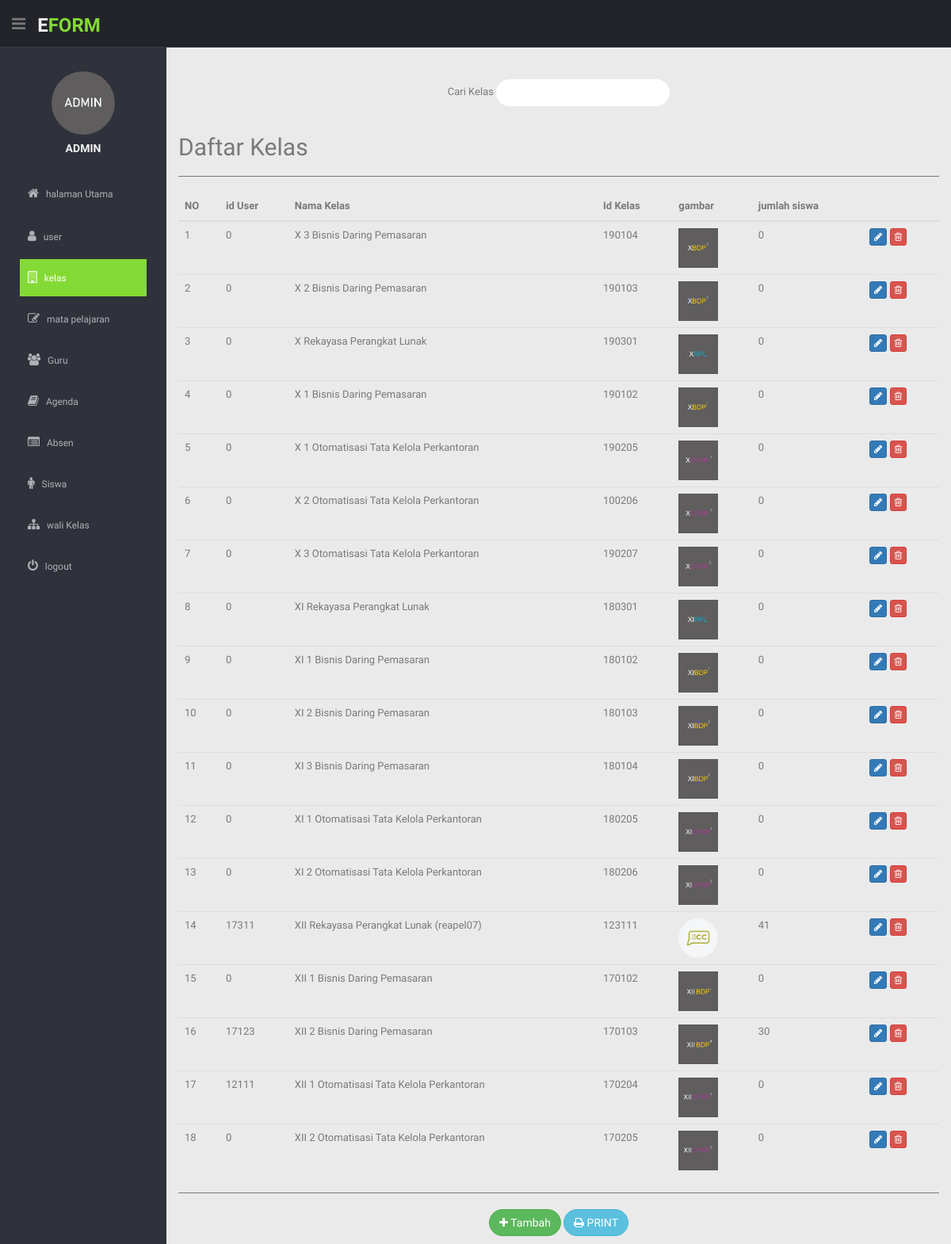
Page /admin/kelas.php (signed in) on the committed database.
### tables this page shows
CREATE TABLE `tb_kelas` (
  `nm_kelas` varchar(50) NOT NULL,
  `id_kelas` int(10) NOT NULL,
  `gambar` varchar(40) NOT NULL,
  `id_user` int(15) NOT NULL,
  `jumlah_siswa` int(10) NOT NULL
);

### admin/koneksi.php (called while the page is built, shortened)
<?php
$host="localhost";
$user="root";
$pass="";
$db="db_agenda";
$koneksi= mysqli_connect($host,$user,$pass,$db);
function query($query) {
	global $koneksi;
	$result = mysqli_query($koneksi, $query);
	$rows = [];
	while( $row = mysqli_fetch_assoc($result) ) {
		$rows[] = $row;
	}
	return $rows;
}
?>

### admin/kelas.php (the view, shortened to what this page needs)
<?php
          $kelas=query("SELECT * FROM tb_kelas");
          ?>
          <!DOCTYPE html>
          <html lang="en">
          <head>
            <link href="../lib/bootstrap/css/bootstrap.min.css" rel="stylesheet">
            <link href="../lib/font-awesome/css/font-awesome.css" rel="stylesheet" />
            <link href="../css/style.css" rel="stylesheet">
            <link href="../css/style-responsive.css" rel="stylesheet">
          </head>
          <body>
            <section id="container">
              <header class="header black-bg">
                <div class="sidebar-toggle-box">
                <div class="fa fa-bars tooltips" data-placement="right"></div>
                </div>
                <a href="" class="logo"><b>E<span>form</span></b></a>
                <div class="nav notify-row" id="top_menu">
                  <ul class="nav top-menu">
              </header>
              <aside>
                <div id="sidebar" class="navbar-brand mb-5 ">
                  <ul class="sidebar-menu" id="nav-accordion">
                  <p class="centered"><img src="../img/gambar/admin.png" class="img-circle" width="80"></p>
                    <h5 class="centered">
                    ADMIN
                    </h5>
                    <li class="mt">
                      <a href="index.php">
                        <i class="fa fa-home"></i>
                        <span>halaman Utama</span>
                        </a>
                    </li>
                    <li class="sub-menu">
                      <a href="user.php">
                        <i class="fa fa-user"></i>
                        <span>user</span>
                        </a>
                    </li>
                    <li class="sub-menu">
                      <a class="active" href="kelas.php">
                        <i class="fa fa-building-o"></i>
                        <span>kelas</span>
                        </a>
                    </li>
                    <li class="sub-menu">
                      <a href="mapel.php">
                        <i class="fa fa-edit"></i>
                        <span>mata pelajaran</span>
                        </a>
                    </li>
                    <li class="sub-menu">
                      <a href="guru.php">
                        <i class="fa fa-group"></i>
                        <span>Guru</span>
                        </a>
                    </li>
                    <li class="sub-menu">
                      <a href="agenda.php">
                        <i class="fa fa-book"></i>
                        <span>Agenda</span>
                        </a>
                    </li>
                    <li class="sub-menu">
                      <a href="absen.php">
                        <i class="fa fa-list-alt"></i>
                        <span>Absen</span>
                        </a>
                    </li>
                    <li class="sub-menu">
                      <a href="siswa.php">
                        <i class="fa fa-male"></i>
                        <span>Siswa</span>
                        </a>
                    </li>
                    <li class="sub-menu">
                      <a href="wali_kelas.php">
                        <i class="fa fa-sitemap"></i>
                        <span>wali Kelas</span>
                        </a>
                    </li>
                    <li class="sub-menu ">
                        <a href="../logout.php" onclick="return confirm('Yakin?')">
                        <i class="fa fa-power-off"></i>
                        <span>logout</span>
                        </a>
                    </li>
                </div>
              </aside>
              <section id="main-content">
                <section class="wrapper turun  text-center">
                <div class="row">
<div class="col-lg-12 ">
        <div class="control-group">
                <div class="form-group">
                <form method="post" action="">
                  <label>Cari Kelas </label>
                  <input class="form  btn buleud" type="text" id="keyword" name="keyword" autocomplete="off">
                </form>
                </div>
        </div>
</div>
</div>
<div class="row">
<div class="col-sm-12">
<h2 class="dispay-2  text-left">Daftar Kelas</h2>
<div id="containertab">
<table class="table  table-advance table-hover ">
    <hr>
    <thead>
      <tr>
        <th>NO </th>
        <th>id User</th>
        <th>Nama Kelas</th>
        <th>Id Kelas</th>
        <th>gambar</th>
        <th>jumlah siswa</th>
        <th></th>
      </tr>
    </thead>
    <tbody class="text-left">
    <?php $i=1; ?>
    <?php foreach( $kelas as $row ) : ?>
    <tr>
        <td><?= $i ?></td>
        <td><?= $row["id_user"]; ?></td>
        <td><?= $row["nm_kelas"]; ?></td>
        <td><?= $row["id_kelas"]; ?></td>
        <td><img src="../img/gambar/<?= $row["gambar"]; ?>" alt="<?= $row["gambar"]; ?>" width="50px"></td>
        <td><?= $row["jumlah_siswa"]; ?></td>
        <td>
          <a href="update/update_kelas.php?kelas=<?= $row["id_kelas"]; ?>"><button class="btn btn-primary btn-xs"><i class="fa fa-pencil"></i></button></a>
          <a href="hapus/hapus_kelas.php?kelas=<?= $row["id_kelas"]; ?>" onclick="return confirm('yakin?');"><button class="btn btn-danger btn-xs"><i class="fa fa-trash-o "></i></button></a>
        </td>
      </tr>
      <?php $i++; ?>
    <?php endforeach;?>
    </tbody>
  </table>
  </div>
  <hr>
  <a href="tambah/tambah_kelas.php"><button class="btn btn-success buleud"><i class="fa fa-plus"></i> Tambah</button></a>
  <button class="btn btn-info buleud" type="submit"><i class="fa fa-print"></i> PRINT</button>
</div>
</div>
              </section>
</section>
    </section>
  </body>
  </html>

### css/style.css (style rules this page uses)
body { color: #797979; background: #eaeaea; font-family: 'Ruda', sans-serif; padding: 0px !important; margin: 0px !important; font-size:13px; }
.turun { margin-top: 100px; }
ul li { list-style: none; }
a, a:hover, a:focus { text-decoration: none; outline: none; }
#container { width: 100%; height: 100%; }
hr { margin-top: 20px; margin-bottom: 20px; border: 0; border-top: 1px solid #797979; }
.centered { text-align: center; }
.mt { margin-top: 25px; }
#sidebar { width: 210px; height: 100%; position: fixed; background: #2f323a; }
#sidebar h5 { color: #f2f2f2; font-weight: 700; }
#sidebar ul li { position: relative; }
ul.sidebar-menu , ul.sidebar-menu li ul.sub { margin: -2px 0 0; padding: 0; }
ul.sidebar-menu { margin-top: 75px; }
ul.sidebar-menu li { margin-bottom: 5px; margin-left:10px; margin-right:10px; }
ul.sidebar-menu li.sub-menu { line-height: 15px; }
ul.sidebar-menu li a span { display: inline-block; }
ul.sidebar-menu li a { color: #aeb2b7; text-decoration: none; display: block; padding: 15px 0 15px 10px; font-size: 12px; outline: none; -webkit-transition: all 0.3s ease; -moz-transition: all 0.3s ease; -o-transition: all 0.3s ease; -ms-transition: all 0.3s ease; transition: all 0.3s ease; }
ul.sidebar-menu li a.active, ul.sidebar-menu li a:hover, ul.sidebar-menu li a:focus { background: #84da34; color: #fff; display: block; -webkit-transition: all 0.3s ease; -moz-transition: all 0.3s ease; -o-transition: all 0.3s ease; -ms-transition: all 0.3s ease; transition: all 0.3s ease; }
ul.sidebar-menu li a i { font-size: 15px; padding-right: 6px; }
ul.sidebar-menu li a.active i { color: #fff; }
#main-content { margin-left: 210px; }
.header, .footer { min-height: 60px; padding: 0 15px; }
.header { position: fixed; left: 0; right: 0; z-index: 1002; }
.black-bg { background: #22242a; border-bottom: 1px solid #393d46; }
.wrapper { display: inline-block; padding-left: 15px; padding-right: 15px; padding-bottom: 5px; padding-top: 0px; width: 100%; }
a.logo { font-size: 24px; color: #f2f2f2; float: left; margin-top: 15px; text-transform: uppercase; }
a.logo b { font-weight: 900; }
a.logo span { color: #84da34; }
.sidebar-toggle-box { float: left; padding-right: 15px; margin-top: 20px; }
.sidebar-toggle-box .fa-bars { cursor: pointer; display: inline-block; font-size: 20px; }
label { font-weight: 400; }
.buleud { border-radius: 20px; }

### rows in the picture
tb_kelas: id_user "0", nm_kelas "X 3 Bisnis Daring Pemasaran", id_kelas "190104", gambar (picture), jumlah_siswa "0"
tb_kelas: id_user "0", nm_kelas "X 2 Bisnis Daring Pemasaran", id_kelas "190103", gambar (picture), jumlah_siswa "0"
tb_kelas: id_user "0", nm_kelas "X Rekayasa Perangkat Lunak", id_kelas "190301", gambar (picture), jumlah_siswa "0"
tb_kelas: id_user "0", nm_kelas "X 1 Bisnis Daring Pemasaran", id_kelas "190102", gambar (picture), jumlah_siswa "0"
tb_kelas: id_user "0", nm_kelas "X 1 Otomatisasi Tata Kelola Perkantoran", id_kelas "190205", gambar (picture), jumlah_siswa "0"
tb_kelas: id_user "0", nm_kelas "X 2 Otomatisasi Tata Kelola Perkantoran", id_kelas "100206", gambar (picture), jumlah_siswa "0"
tb_kelas: id_user "0", nm_kelas "X 3 Otomatisasi Tata Kelola Perkantoran", id_kelas "190207", gambar (picture), jumlah_siswa "0"
tb_kelas: id_user "0", nm_kelas "XI Rekayasa Perangkat Lunak", id_kelas "180301", gambar (picture), jumlah_siswa "0"
tb_kelas: id_user "0", nm_kelas "XI 1 Bisnis Daring Pemasaran", id_kelas "180102", gambar (picture), jumlah_siswa "0"
tb_kelas: id_user "0", nm_kelas "XI 2 Bisnis Daring Pemasaran", id_kelas "180103", gambar (picture), jumlah_siswa "0"
tb_kelas: id_user "0", nm_kelas "XI 3 Bisnis Daring Pemasaran", id_kelas "180104", gambar (picture), jumlah_siswa "0"
tb_kelas: id_user "0", nm_kelas "XI 1 Otomatisasi Tata Kelola Perkantoran", id_kelas "180205", gambar (picture), jumlah_siswa "0"
tb_kelas: id_user "0", nm_kelas "XI 2 Otomatisasi Tata Kelola Perkantoran", id_kelas "180206", gambar (picture), jumlah_siswa "0"
tb_kelas: id_user "17311", nm_kelas "XII Rekayasa Perangkat Lunak (reapel07)", id_kelas "123111", gambar (picture), jumlah_siswa "41"
tb_kelas: id_user "0", nm_kelas "XII 1 Bisnis Daring Pemasaran", id_kelas "170102", gambar (picture), jumlah_siswa "0"
tb_kelas: id_user "17123", nm_kelas "XII 2 Bisnis Daring Pemasaran", id_kelas "170103", gambar (picture), jumlah_siswa "30"
tb_kelas: id_user "12111", nm_kelas "XII 1 Otomatisasi Tata Kelola Perkantoran", id_kelas "170204", gambar (picture), jumlah_siswa "0"
tb_kelas: id_user "0", nm_kelas "XII 2 Otomatisasi Tata Kelola Perkantoran", id_kelas "170205", gambar (picture), jumlah_siswa "0"
